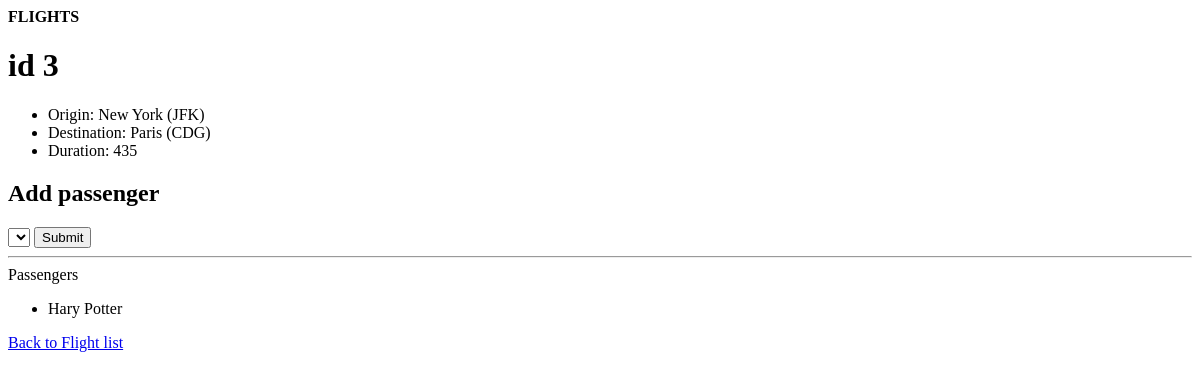
Page /flights/3 on the earlier database version.
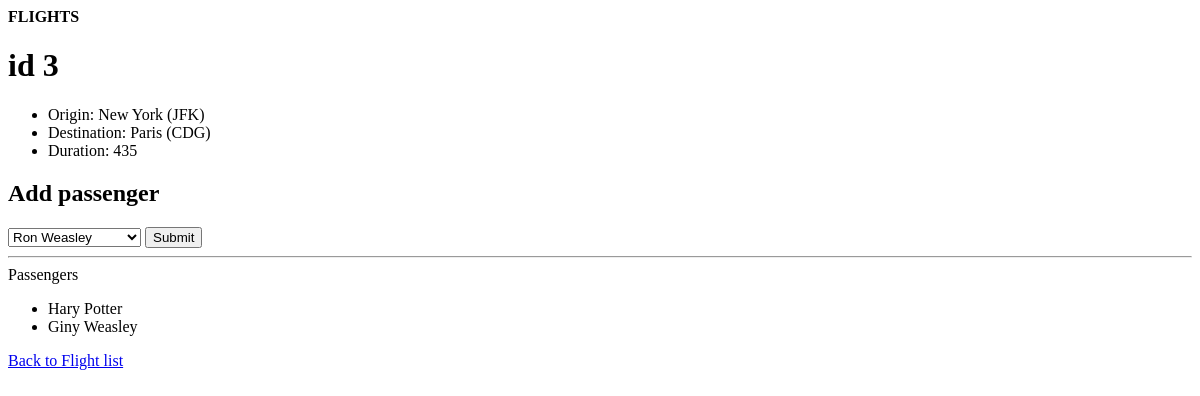
Same page on the later database version.
### flights/models.py (models this page shows)
class Passenger(models.Model):
    first = models.CharField(max_length=64)
    last = models.CharField(max_length=64)
    flights = models.ManyToManyField(Flight, blank=True, related_name="passengers")
    def __str__(self):
        return f"{self.first} {self.last}"

### flights/views.py (the view)
# urls.py: path("<int:flight_id>", views.flight, name="flight"),
def flight(request, flight_id):
    flight = Flight.objects.get(pk=flight_id)
    return render(request, "flights/flight.html", {
        "flight": flight,
        "passengers": flight.passengers.all(),
        "non_passengers": Passenger.objects.exclude(flights=flight).all()
    })

### flights/models.py (called while the page is built)
    def __str__(self):
        return f"{self.city} ({self.code})"

### flights/templates/flights/flight.html (shortened to what this page needs)
{% extends "flights/layout.html" %}
{% block body %}
<h1>id {{ flight.id }}</h1>
<ul>
    <li>Origin: {{ flight.origin }}</li>
    <li>Destination: {{ flight.destination }}</li>
    <li>Duration: {{ flight.duration }}</li>
</ul>
<h2>Add passenger</h2>
<form action="{% url 'book' flight.id %}" method="POST">
    <select name="passenger" id="passenger">
        {% for passenger in non_passengers %}
        <option value="{{ passenger.id }}">{{ passenger }}</option>
        {% endfor %}
    </select>
    <input type="submit">
</form>
<hr>
Passengers
<ul>
    {% for passenger in passengers %}
    <li>{{ passenger }}</li>
    {% empty %}
        <li>No passenger</li>
    {% endfor %}
</ul>
<a href="{% url 'index' %}">Back to Flight list</a>
{% endblock %}

Differences in the rows shown:
added Passenger: first+last "Giny Weasley"
Other differences:
form field passenger: (not shown) → "Ron Weasley"
